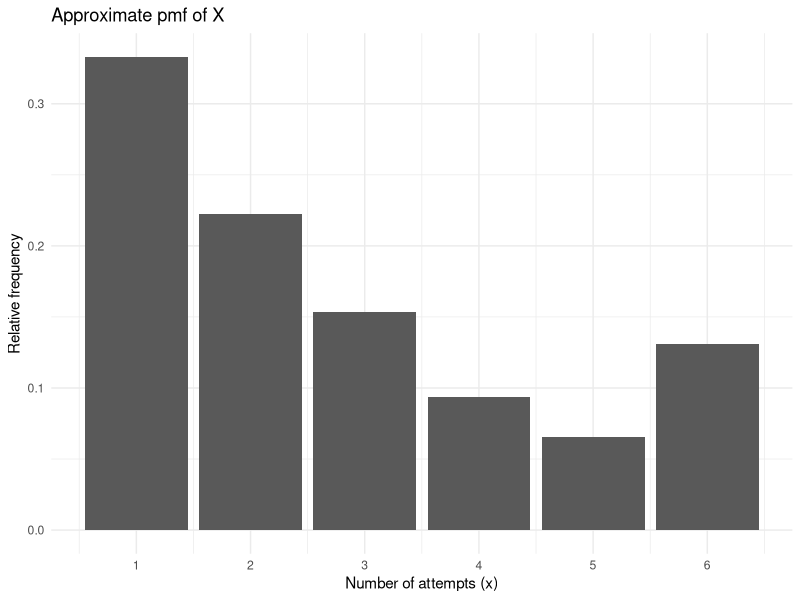
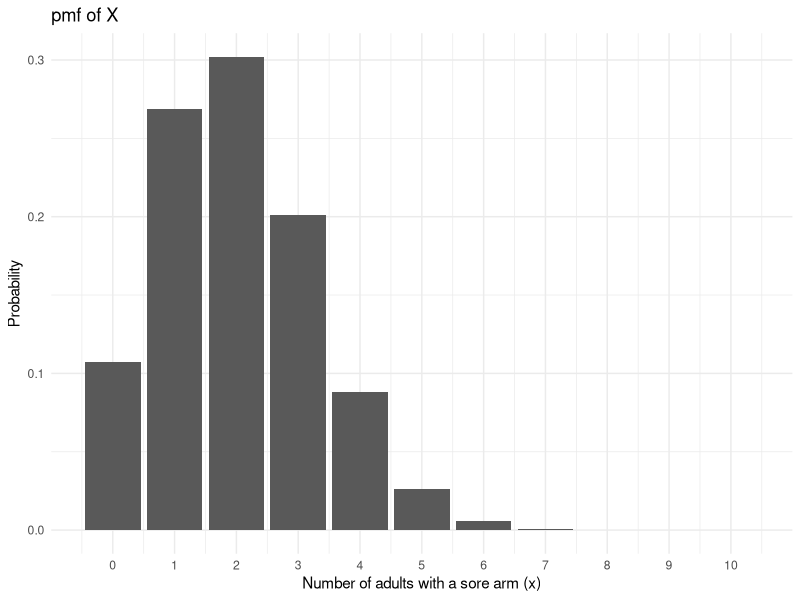

Reproduce these figures in R, in order.
## ---- chunk 1
#| label: "setup"
#| include: false

knitr::opts_chunk$set(echo = FALSE, message = FALSE)
library(tidyverse)
## ---- chunk 2
#| label: "q2-simulate"

set.seed(3333)
reps <- 10000

throws <- expand_grid(sim = 1:reps, attempt = 1:5) |>
  mutate(result = sample(c("in", "miss"), size = n(), replace = TRUE,
                         prob = c(1/3, 2/3)),
         X_if_first = if_else(result == "in", attempt, 6))

X_sims <- throws |>
  group_by(sim) |>
  summarise(X = min(X_if_first))

X_approx <- X_sims |>
  group_by(X) |>
  summarise(prop = n() / reps) |>
  mutate(approx_cdf = cumsum(prop))
## ---- chunk 3
#| label: "q2-plot"
#| fig-width: 6
#| fig-height: 4

ggplot(X_sims, aes(x = X, y = after_stat(prop))) +
  geom_bar() +
  scale_x_continuous(breaks = 1:6) +
  labs(title = "Approximate pmf of X",
       x = "Number of attempts (x)",
       y = "Relative frequency") +
  theme_minimal()
## ---- chunk 4
#| label: "q2-table"

knitr::kable(X_approx, digits = 3,
             col.names = c("x", "Approximate pmf", "Approximate CDF"))
## ---- chunk 5
#| label: "q3c-pmf"
#| fig-width: 6
#| fig-height: 4

n <- 10
p <- 0.2

sore <- tibble(x = 0:n, prob = dbinom(x, size = n, prob = p))

ggplot(sore, aes(x = x, y = prob)) +
  geom_col() +
  scale_x_continuous(breaks = 0:n) +
  labs(title = "pmf of X",
       x = "Number of adults with a sore arm (x)",
       y = "Probability") +
  theme_minimal()
## ---- chunk 6
#| label: "q3e-simulate"

set.seed(1010)
reps <- 10000

sore_sims <- expand_grid(sim = 1:reps, person = 1:n) |>
  mutate(outcome = sample(c("sore", "not sore"), size = n(), replace = TRUE,
                          prob = c(p, 1 - p))) |>
  group_by(sim) |>
  summarise(X = sum(outcome == "sore"))

shortcut_sims <- tibble(X = rbinom(n = reps, size = n, prob = p))
## ---- chunk 7
#| label: "q4e-simulate"

set.seed(4141)
reps <- 10000

lab_sims <- tibble(x = runif(n = reps, min = 20, max = 50))
